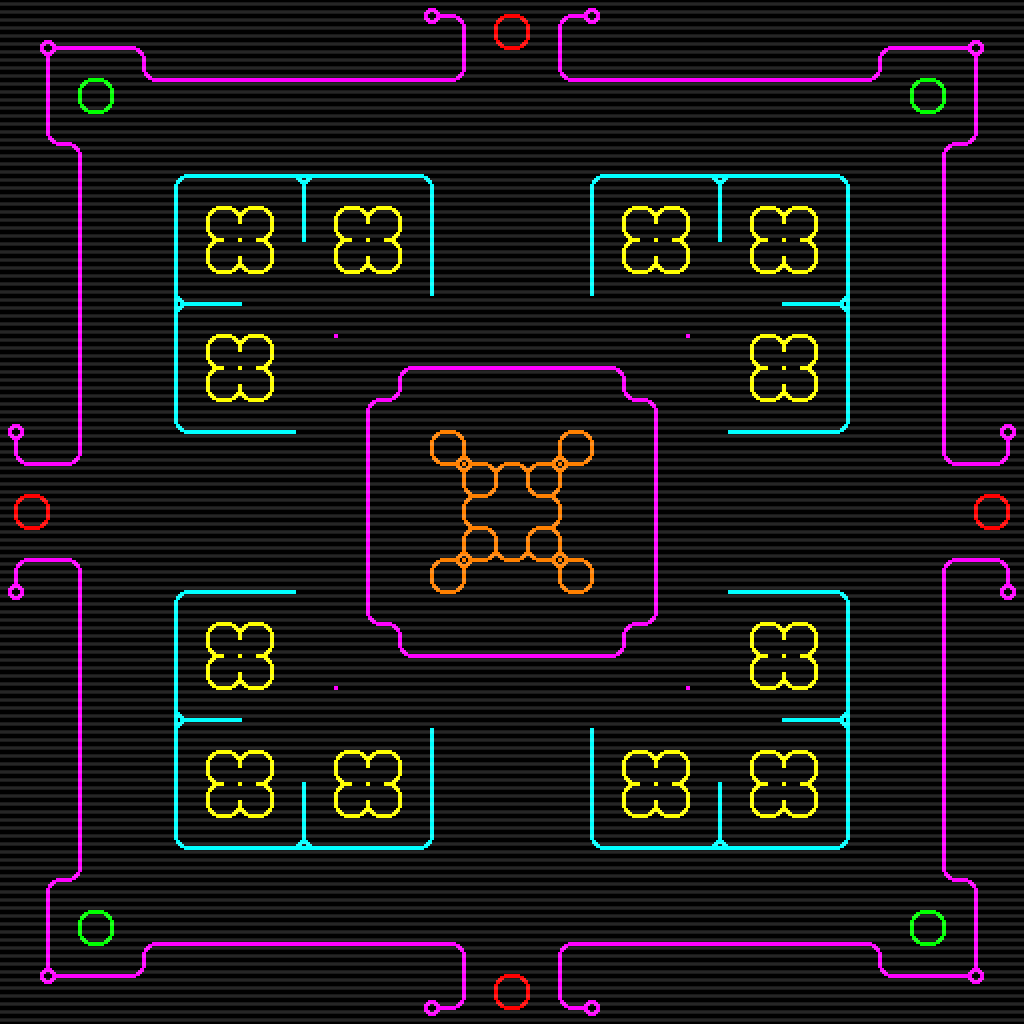

Below is a game level as drawn by its tile map, then a one-line description and the .tmx that defines it (tile-layer data replaced by summaries):
An orthogonal 32x32 tile map with 32x32 px tiles, 9 tile layers (floorBase, start, exitTop, exitRight, ...), 1 hidden layer not drawn, 16 tilesets.

<map version="1.4" tiledversion="1.4.3" orientation="orthogonal" renderorder="right-down" width="32" height="32" tilewidth="32" tileheight="32" infinite="0" nextlayerid="13" nextobjectid="1">
 <editorsettings>
  <export target="djerun-test.json" format="json" />
 </editorsettings>
 <properties>
  <property name="mapCopyright">author: djerun
licence: CC BY-SA 4.0</property>
 </properties>
 <tileset firstgid="1" source="../tiles/neon/ground_lines/pink.tsx" />
 <tileset firstgid="65" source="../tiles/neon/dithered.tsx" />
 <tileset firstgid="74" source="../tiles/neon/ground_lines/orange.tsx" />
 <tileset firstgid="138" source="../tiles/neon/ground_lines/yellow.tsx" />
 <tileset firstgid="202" source="../tiles/neon/ground_lines/green.tsx" />
 <tileset firstgid="266" source="../tiles/neon/ground_lines/red.tsx" />
 <tileset firstgid="330" source="../tiles/neon/ground_lines/cyan.tsx" />
 <tileset firstgid="394" source="../tiles/neon/animated/pulsing/circle/pink.tsx" />
 <tileset firstgid="402" source="../tiles/neon/animated/pulsing/line/pink.tsx" />
 <tileset firstgid="410" source="../tiles/neon/animated/pulsing/corner/pink.tsx" />
 <tileset firstgid="418" source="../tiles/neon/animated/pulsing/dot/pink.tsx" />
 <tileset firstgid="426" source="../tiles/neon/animated/pulsing/corner/pink_90.tsx" />
 <tileset firstgid="434" source="../tiles/neon/animated/pulsing/corner/pink_180.tsx" />
 <tileset firstgid="442" source="../tiles/neon/animated/pulsing/corner/pink_270.tsx" />
 <tileset firstgid="450" source="../tiles/neon/animated/pulsing/line/pink_90.tsx" />
 <tileset firstgid="458" source="../tiles/rc3-21/vcr_overlay.tsx" />
 <layer id="11" name="collision" width="32" height="32" visible="0" locked="1">
  <data>[1024 cells, 248 non-empty, 1 distinct tile ids]</data>
 </layer>
 <layer id="5" name="floorBase" width="32" height="32" locked="1">
  <data>[1024 cells, 1024 non-empty, 1 distinct tile ids]</data>
 </layer>
 <layer id="1" name="start" width="32" height="32" locked="1">
  <properties>
   <property name="startLayer" type="bool" value="true" />
  </properties>
  <data>[1024 cells, 16 non-empty, 4 distinct tile ids]</data>
 </layer>
 <layer id="6" name="exitTop" width="32" height="32" locked="1">
  <properties>
   <property name="exitUrl" value="../main.json#start" />
  </properties>
  <data>[1024 cells, 4 non-empty, 4 distinct tile ids]</data>
 </layer>
 <layer id="9" name="exitRight" width="32" height="32" locked="1">
  <properties>
   <property name="exitUrl" value="../main.json#start" />
  </properties>
  <data>[1024 cells, 4 non-empty, 4 distinct tile ids]</data>
 </layer>
 <layer id="8" name="exitLeft" width="32" height="32" locked="1">
  <properties>
   <property name="exitUrl" value="../main.json#start" />
  </properties>
  <data>[1024 cells, 4 non-empty, 4 distinct tile ids]</data>
 </layer>
 <layer id="7" name="exitBottom" width="32" height="32" locked="1">
  <properties>
   <property name="exitUrl" value="../main.json#start" />
  </properties>
  <data>[1024 cells, 4 non-empty, 4 distinct tile ids]</data>
 </layer>
 <layer id="4" name="floorMarkings" width="32" height="32" locked="1">
  <data>[1024 cells, 424 non-empty, 58 distinct tile ids]</data>
 </layer>
 <layer id="10" name="floorAnimation" width="32" height="32" locked="1">
  <data>[1024 cells, 52 non-empty, 8 distinct tile ids]</data>
 </layer>
 <objectgroup id="3" name="floorLayer" locked="1" />
 <layer id="12" name="vcr_overlay" width="32" height="32">
  <data>[1024 cells, 1024 non-empty, 1 distinct tile ids]</data>
 </layer>
</map>
